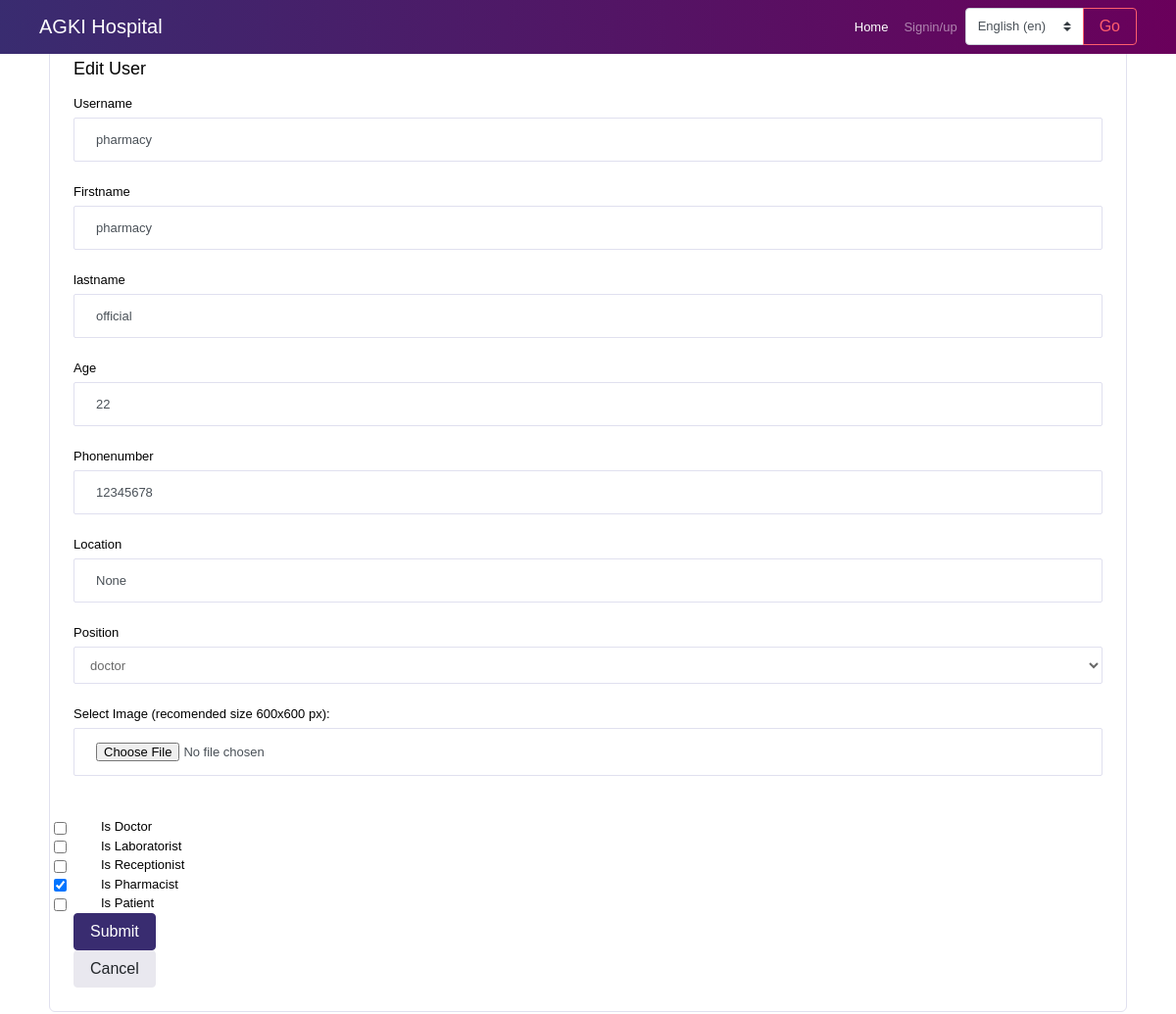
The page /useredit/5/ on the database its author committed.
### app/models.py (models this page shows, shortened)
class CustomUser(AbstractUser):
    phone = models.CharField(max_length=15, null=True,blank=True)
    location = models.CharField(max_length=30, null=True, blank=True)
    department = models.ForeignKey(Department, on_delete=models.CASCADE, null=True,blank=True)
    reg_no = models.CharField(max_length=10, unique=True)
    age = models.IntegerField(null=True)
    image = models.ImageField(upload_to ='media/',blank=True,null=True)
    is_doctor = models.BooleanField(default=False)
    is_laboratorist = models.BooleanField(default=False)
    is_receptionist = models.BooleanField(default=False)
    is_pharmacist = models.BooleanField(default=False)
    is_patient = models.BooleanField(default=True)

### app/views.py (the view)
# urls.py: path('useredit/<int:id>/', views.useredit,name='useredit'),
def useredit(request, id):
    s = CustomUser.objects.get(id=id)
    departments = Department.objects.all()
    if request.method == 'POST':
        form = UserEditForm(request.POST, request.FILES, instance=s)  # Include request.FILES
        if form.is_valid():
            form.save()
            return redirect('userlist')
    else:
        form = UserEditForm(instance=s)
    context = {
        'form': form,
        's': s,
        'departments':departments,
    }
    return render(request, 'app/useredit.html', context)

### app/forms.py
class UserEditForm(forms.ModelForm):
    department = forms.ModelChoiceField(queryset=Department.objects.all(), empty_label=None)
    class Meta:
        model = CustomUser
        fields = ['username','first_name','last_name','age','location','phone','image','department','is_doctor','is_laboratorist','is_receptionist','is_patient','is_pharmacist']

### app/templates/app/useredit.html (shortened to what this page needs)
{% extends 'app/base.html' %}
{%block content%}
<div class="container">
  <br>
<div class="col-12 grid-margin stretch-card">
    <div class="card">
        <div class="card-body">
            <h2 class="card-title">Edit user</h2>
            <form class="forms-sample" method='POST' enctype="multipart/form-data">
              <div class="form-group">
                <label for="name">Username</label>
                <input type="text" class="form-control" name="username" value="{{s.username}}">
              </div>
              <div class="form-group">
                <label for="location">Firstname</label>
                <input type="text" class="form-control" name="first_name" value="{{s.first_name}}">
              </div>
              <div class="form-group">
                <label for="location">lastname</label>
                <input type="text" class="form-control" name="last_name" value="{{s.last_name}}">
              </div>
              <div class="form-group">
                <label for="location">Age</label>
                <input type="text" class="form-control" name="age" value="{{s.age}}">
              </div>
              <div class="form-group">
                <label for="location">Phonenumber</label>
                <input type="text" class="form-control" name="phone" value="{{s.phone}}">
              </div>
              <div class="form-group">
                <label for="location">Location</label>
                <input type="text" class="form-control" name="location" value="{{s.location}}">
              </div>
              <div class="form-group">
                <label for="position">Position</label>
                <select class="form-control" name="department">
                    {% for department in departments %}
                        <option value="{{ department.id }}" {% if department.id == s.position.id %}selected{% endif %}>
                            {{ department.name }}
                        </option>
                    {% endfor %}
                </select>
            </div>
              <div class="form-group">
                <label for="image">Select Image (recomended size 600x600 px):</label>
                <input type="file" class="form-control" name="image" >
                <br>
              </div>
              <div class="form-check">
                <input class="form-check-input" type="checkbox" name="is_doctor" {% if s.is_doctor %}checked{% endif %}>
                <label class="form-check-label" for="is_doctor">Is Doctor</label>
            </div>
            <div class="form-check">
                <input class="form-check-input" type="checkbox" name="is_laboratorist" {% if s.is_laboratorist %}checked{% endif %}>
                <label class="form-check-label" for="is_laboratorist">Is Laboratorist</label>
            </div>
            <div class="form-check">
                <input class="form-check-input" type="checkbox" name="is_receptionist" {% if s.is_receptionist %}checked{% endif %}>
                <label class="form-check-label" for="is_receptionist">Is Receptionist</label>
            </div>
            <div class="form-check">
              <input class="form-check-input" type="checkbox" name="is_pharmacist" {% if s.is_pharmacist %}checked{% endif %}>
              <label class="form-check-label" for="is_pharmacist">Is Pharmacist</label>
          </div>
            <div class="form-check">
                <input class="form-check-input" type="checkbox" name="is_patient" {% if s.is_patient %}checked{% endif %}>
                <label class="form-check-label" for="is_patient">Is Patient</label>
            </div>
              <button type="submit" class="btn btn-primary mr-2">Submit</button>
            </form>
            <a href="{% url 'userlist' %}"><button class="btn btn-light">Cancel</button></a>
        </div>
    </div>
</div>
</div>
{%endblock%}

### rows shown on the page
CustomUser: username "pharmacy", first_name "pharmacy", last_name "official", age "22", phone "12345678", location "None", is_pharmacist "☑"

### other values the page prints
form field language "English (en)"
form field department "doctor"
